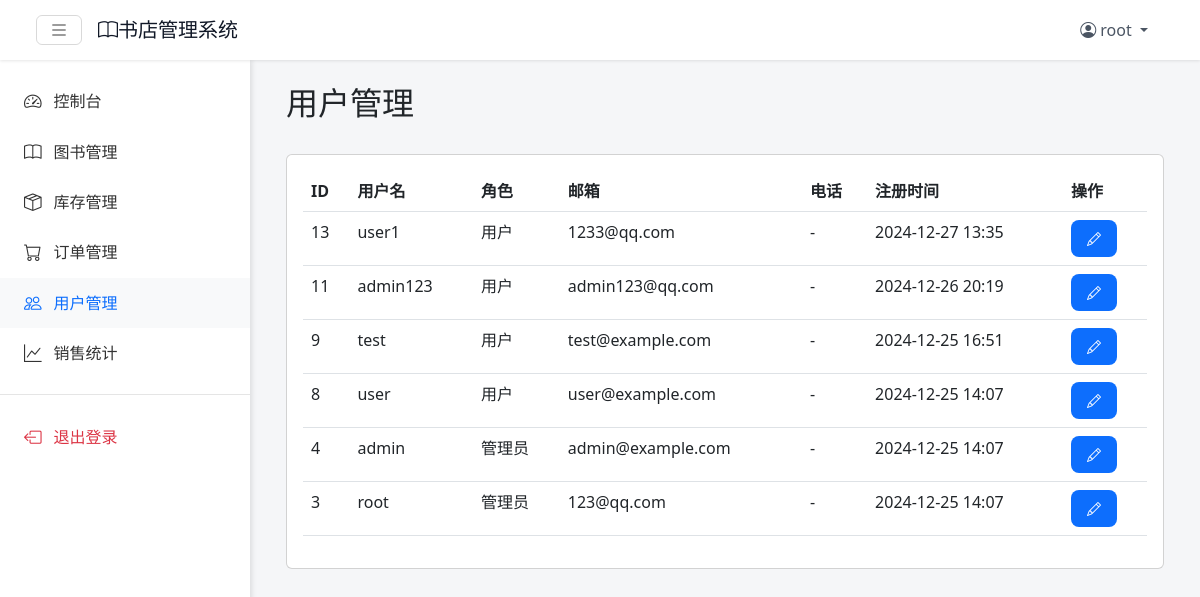
The app's page /pages/admin/users/list.php (signed in) with its own data.
### tables this page shows
CREATE TABLE `user` (
  `UserID` int NOT NULL,
  `Username` varchar(50) NOT NULL,
  `Password` varchar(255) NOT NULL,
  `Email` varchar(100) NOT NULL,
  `Address` varchar(200) DEFAULT NULL,
  `ContactInfo` varchar(200) DEFAULT NULL,
  `RegistrationDate` datetime DEFAULT CURRENT_TIMESTAMP,
  `Role` varchar(50) NOT NULL DEFAULT 'customer',
  `RegisterTime` datetime DEFAULT CURRENT_TIMESTAMP,
  `Phone` varchar(20) DEFAULT NULL
);

### pages/admin/users/list.php (the view, shortened to what this page needs)
<?php
require_once '../../../config/db_connect.php';
include_once '../../../includes/navbar.php';
$sql = "SELECT * FROM user ORDER BY UserID DESC";
$result = $conn->query($sql);
?>
<div class="main-content">
    <div class="container-fluid">
        <div class="row mb-4">
            <div class="col-12">
                <div class="d-flex justify-content-between align-items-center">
                    <h2>用户管理</h2>
                </div>
            </div>
        </div>
        <div class="card">
            <div class="card-body">
                <div class="table-responsive">
                    <table class="table table-hover">
                        <thead>
                            <tr>
                                <th>ID</th>
                                <th>用户名</th>
                                <th>角色</th>
                                <th>邮箱</th>
                                <th>电话</th>
                                <th>注册时间</th>
                                <th>操作</th>
                            </tr>
                        </thead>
                        <tbody>
                            <?php if ($result && $result->num_rows > 0): ?>
                                <?php while ($user = $result->fetch_assoc()): ?>
                                <tr>
                                    <td><?php echo $user['UserID']; ?></td>
                                    <td><?php echo htmlspecialchars($user['Username']); ?></td>
                                    <td>
                                        <?php echo $user['Role'] == 'admin' ? '管理员' : '用户'; ?>
                                    </td>
                                    <td><?php echo htmlspecialchars($user['Email'] ?? '-'); ?></td>
                                    <td><?php echo htmlspecialchars($user['Phone'] ?? '-'); ?></td>
                                    <td><?php echo $user['RegisterTime'] ? date('Y-m-d H:i', strtotime($user['RegisterTime'])) : '-'; ?></td>
                                    <td>
                                        <a href="edit.php?id=<?php echo $user['UserID']; ?>"
                                           class="btn btn-sm btn-primary">
                                            <i class="bi bi-pencil"></i>
                                        </a>
                                    </td>
                                </tr>
                                <?php endwhile; ?>
                            <?php else: ?>
                                <tr>
                                    <td colspan="7" class="text-center">暂无用户数据</td>
                                </tr>
                            <?php endif; ?>
                        </tbody>
                    </table>
                </div>
            </div>
        </div>
    </div>
</div>
</body>
</html>

### css/style.css (style rules this page uses)
:root { --navbar-height: 60px; --sidebar-width: 250px; --primary-color: #0d6efd; }
body { background-color: #f5f6f8; min-height: 100vh; margin: 0; padding-top: var(--navbar-height); }
.main-content { margin-left: 0; padding: 1.5rem; transition: margin-left .3s ease-in-out; }
.btn-primary { background: var(--primary-color); border: none; padding: 0.5rem 1rem; border-radius: 8px; transition: all 0.3s ease; }
@media (min-width: 992px) { .main-content { margin-left: var(--sidebar-width); } }

### records on screen
user: UserID "13", Username "user1", Role "用户", Email "1233@qq.com", Phone "-", RegisterTime "2024-12-27 13:35"
user: UserID "11", Username "admin123", Role "用户", Email "admin123@qq.com", Phone "-", RegisterTime "2024-12-26 20:19"
user: UserID "9", Username "test", Role "用户", Email "test@example.com", Phone "-", RegisterTime "2024-12-25 16:51"
user: UserID "8", Username "user", Role "用户", Email "user@example.com", Phone "-", RegisterTime "2024-12-25 14:07"
user: UserID "4", Username "admin", Role "管理员", Email "admin@example.com", Phone "-", RegisterTime "2024-12-25 14:07"
user: UserID "3", Username "root", Role "管理员", Email "123@qq.com", Phone "-", RegisterTime "2024-12-25 14:07"

### other values on screen
$_SESSION['Username'] "root"
